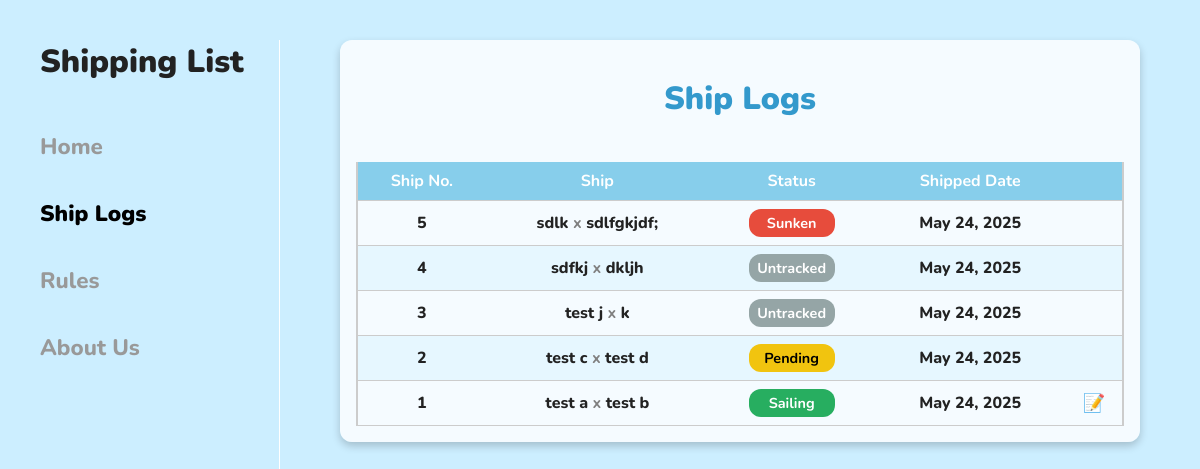
/ship_logs/, run on an earlier commit of the app's database.
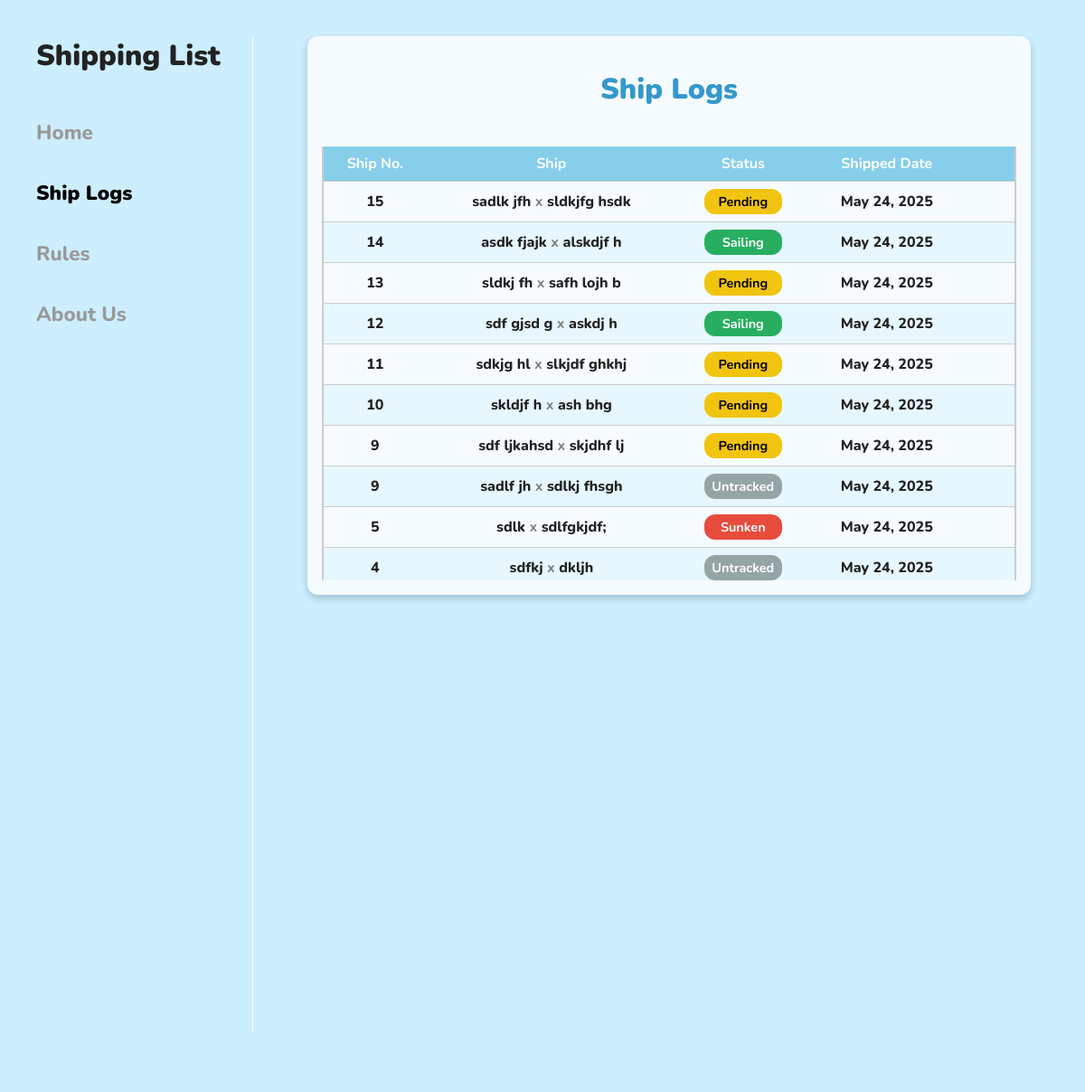
And on a later commit of the database.
### shiplist/models.py (models this page shows, shortened)
class Ship(models.Model):
    ship_no = models.IntegerField()
    half = models.CharField(max_length=50)
    half_other = models.CharField(max_length=50)
    status = models.IntegerField(choices=STATUS_CHOICES, default=0)
    shipped_date = models.DateTimeField(auto_now_add=True)
    remarks = models.CharField(max_length=255, blank=True)

### shiplist/views.py (the view)
# urls.py: path('ship_logs/', ship_logs_view,  name='ship_logs'),
def ship_logs_view(request):
    ship_logs = Ship.objects.all().order_by('-id')
    return render(request, 'shiplist/ship_logs.html', {'ships': ship_logs})

### shiplist/templates/shiplist/ship_logs.html (shortened to what this page needs)
{% extends "shiplist/base.html" %} {% block title %}Ship Logs{% endblock %}
{% block content %}
<div class="container">
    <h1>Ship Logs </h1>
    <div class="table-container">
        <table>
            <thead>
                <tr>
                    <th>Ship No.</th>
                    <th>Ship</th>
                    <th>Status</th>
                    <th>Shipped Date</th>
                    <th></th>
                </tr>
            </thead>
            <tbody>
                {% for ship in ships %}
                <tr>
                    <td>{{ ship.ship_no }}</td>
                    <td>
                        {{ ship.half }} <span style="color: gray; font-weight: bold">x</span> {{ ship.half_other }}
                    </td>
                    <td>
                        {% if ship.status == 0 %}
                        <span class="status-badge status-pending">{{ ship.get_status_display }}</span>
                        {% elif ship.status == 1 %}
                        <span class="status-badge status-untracked">{{ ship.get_status_display }}</span>
                        {% elif ship.status == 2 %}
                        <span class="status-badge status-sailing">{{ ship.get_status_display }}</span>
                        {% elif ship.status == 3 %}
                        <span class="status-badge status-sunken">{{ ship.get_status_display }}</span>
                        {% else %}
                        {{ ship.get_status_display }}
                        {% endif %}
                    </td>
                    <td>{{ ship.shipped_date|date:"F j, Y" }}</td>
                    <td style="width: 40px; text-align: center;">
                        {% if ship.remarks %}
                        <button class="note-btn" data-remarks="{{ ship.remarks|escapejs }}">📝</button>
                        {% else %}
                        &nbsp;
                        {% endif %}
                    </td>
                </tr>
                {% endfor %}
            </tbody>
        </table>
    </div>
</div>
{% endblock %}

What changed in the data, as far as the page shows it:
no longer on this page (row unchanged): Ship: ship_no "3", half "test j", half_other "k", status "Untracked", shipped_date "May 24, 2025"
no longer on this page (row unchanged): Ship: ship_no "2", half "test c", half_other "test d", status "Pending", shipped_date "May 24, 2025"
no longer on this page (row unchanged): Ship: ship_no "1", half "test a", half_other "test b", status "Sailing", shipped_date "May 24, 2025"
added Ship: ship_no "15", half "sadlk jfh", half_other "sldkjfg hsdk", status "Pending", shipped_date "May 24, 2025"
added Ship: ship_no "14", half "asdk fjajk", half_other "alskdjf h", status "Sailing", shipped_date "May 24, 2025"
added Ship: ship_no "13", half "sldkj fh", half_other "safh lojh b", status "Pending", shipped_date "May 24, 2025"
added Ship: ship_no "12", half "sdf gjsd g", half_other "askdj h", status "Sailing", shipped_date "May 24, 2025"
added Ship: ship_no "11", half "sdkjg hl", half_other "slkjdf ghkhj", status "Pending", shipped_date "May 24, 2025"
added Ship: ship_no "10", half "skldjf h", half_other "ash bhg", status "Pending", shipped_date "May 24, 2025"
added Ship: ship_no "9", half "sdf ljkahsd", half_other "skjdhf lj", status "Pending", shipped_date "May 24, 2025"
added Ship: ship_no "9", half "sadlf jh", half_other "sdlkj fhsgh", status "Untracked", shipped_date "May 24, 2025"
